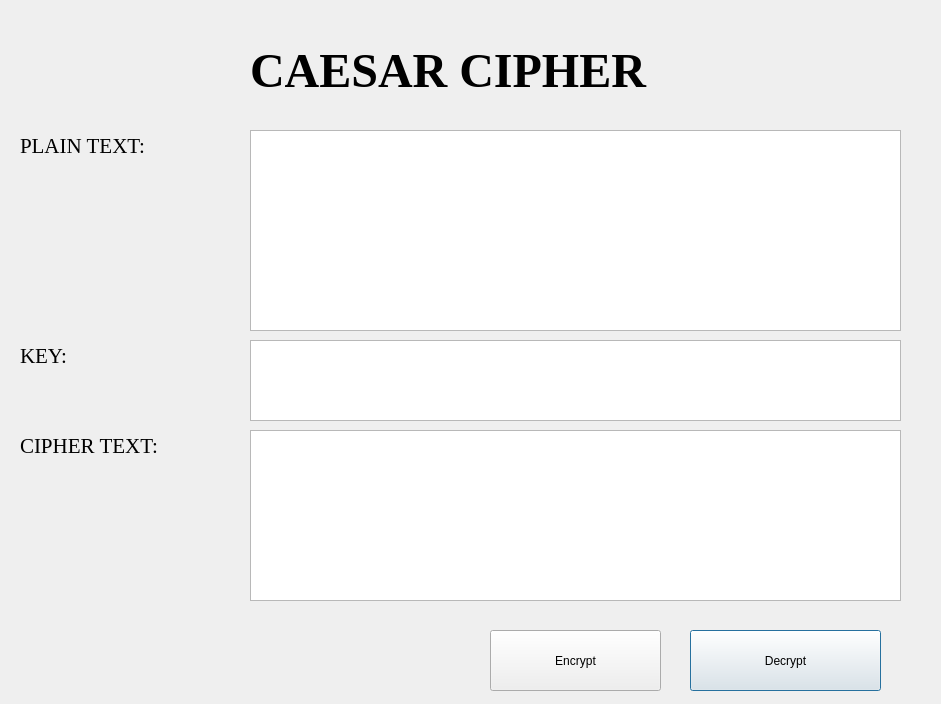
<?xml version="1.0" encoding="UTF-8"?>
<ui version="4.0">
 <class>CaesarCipher</class>
 <widget class="QDialog" name="CaesarCipher">
  <property name="geometry">
   <rect>
    <x>0</x>
    <y>0</y>
    <width>941</width>
    <height>704</height>
   </rect>
  </property>
  <property name="windowTitle">
   <string>Caesar Cipher</string>
  </property>
  <widget class="QLabel" name="label_2">
   <property name="geometry">
    <rect>
     <x>20</x>
     <y>130</y>
     <width>171</width>
     <height>31</height>
    </rect>
   </property>
   <property name="font">
    <font>
     <family>Times New Roman</family>
     <pointsize>16</pointsize>
    </font>
   </property>
   <property name="text">
    <string>PLAIN TEXT:</string>
   </property>
  </widget>
  <widget class="QLabel" name="label_3">
   <property name="geometry">
    <rect>
     <x>20</x>
     <y>340</y>
     <width>171</width>
     <height>31</height>
    </rect>
   </property>
   <property name="font">
    <font>
     <family>Times New Roman</family>
     <pointsize>16</pointsize>
    </font>
   </property>
   <property name="text">
    <string>KEY:</string>
   </property>
  </widget>
  <widget class="QLabel" name="label_4">
   <property name="geometry">
    <rect>
     <x>20</x>
     <y>430</y>
     <width>191</width>
     <height>31</height>
    </rect>
   </property>
   <property name="font">
    <font>
     <family>Times New Roman</family>
     <pointsize>16</pointsize>
    </font>
   </property>
   <property name="text">
    <string>CIPHER TEXT:</string>
   </property>
  </widget>
  <widget class="QLabel" name="label_5">
   <property name="geometry">
    <rect>
     <x>250</x>
     <y>30</y>
     <width>691</width>
     <height>81</height>
    </rect>
   </property>
   <property name="font">
    <font>
     <family>Times New Roman</family>
     <pointsize>36</pointsize>
     <weight>75</weight>
     <bold>true</bold>
    </font>
   </property>
   <property name="text">
    <string>CAESAR CIPHER</string>
   </property>
  </widget>
  <widget class="QPushButton" name="btn_decrypt">
   <property name="geometry">
    <rect>
     <x>690</x>
     <y>630</y>
     <width>191</width>
     <height>61</height>
    </rect>
   </property>
   <property name="text">
    <string>Decrypt</string>
   </property>
  </widget>
  <widget class="QPushButton" name="btn_encrypt">
   <property name="geometry">
    <rect>
     <x>490</x>
     <y>630</y>
     <width>171</width>
     <height>61</height>
    </rect>
   </property>
   <property name="text">
    <string>Encrypt</string>
   </property>
  </widget>
  <widget class="QTextEdit" name="plaintext">
   <property name="geometry">
    <rect>
     <x>250</x>
     <y>130</y>
     <width>651</width>
     <height>201</height>
    </rect>
   </property>
  </widget>
  <widget class="QTextEdit" name="ciphertext">
   <property name="geometry">
    <rect>
     <x>250</x>
     <y>430</y>
     <width>651</width>
     <height>171</height>
    </rect>
   </property>
  </widget>
  <widget class="QTextEdit" name="key">
   <property name="geometry">
    <rect>
     <x>250</x>
     <y>340</y>
     <width>651</width>
     <height>81</height>
    </rect>
   </property>
  </widget>
 </widget>
 <resources/>
 <connections/>
</ui>
